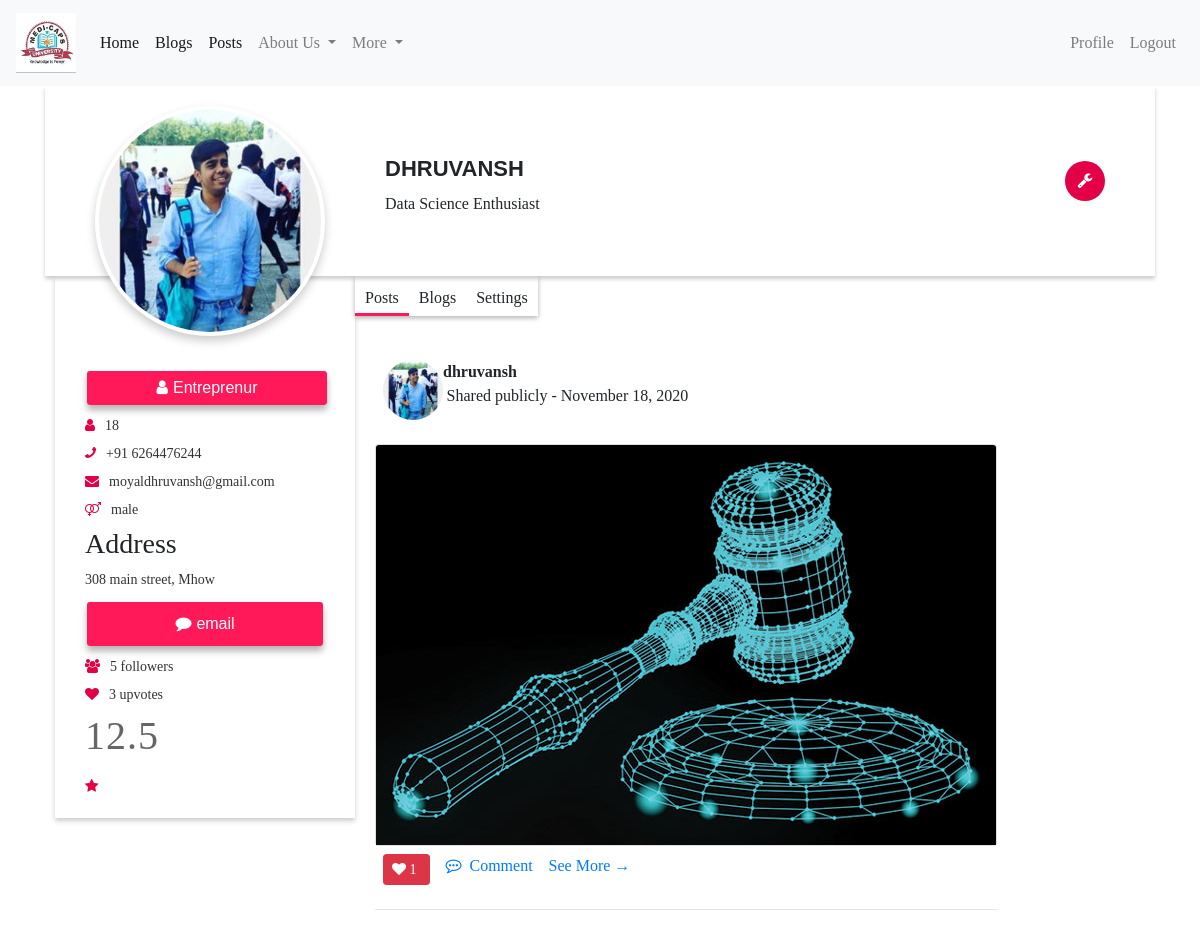
/profile/ (signed in), run on the app's committed database.
### user/models.py (models this page shows, shortened)
class Profile(models.Model):
	user = models.OneToOneField(User, on_delete=models.CASCADE)
	image = models.ImageField(default='default.png', upload_to='profile_pic')
	age = models.IntegerField(default = 18, validators = [MinValueValidator(18)])
	phone_number = models.CharField(validators = [RegexValidator("^0?[5-9]{1}\d{9}$")], max_length = 15, null = True, blank = True)
	bio = models.TextField(null = True, blank = True)
	address = models.TextField(max_length=200, null=True, blank=True)
	status = models.CharField(max_length=20, default='student', choices=(('Employee', 'Employee'), ('Freelancer', 'Freelancer'), ('Entreprenur', 'Entreprenur'), ('Student', 'Student'), ('Professor', 'Professor')))
	gender = models.CharField(max_length=20, default='male', choices=(('male', 'male'), ('female', 'female'), ('other', 'other')))

### post/models.py (models this page shows, shortened)
class Post(models.Model):
	pic = models.ImageField(upload_to='post_pic')
	caption = models.TextField(null=True, blank=True)
	date_posted = models.DateTimeField(default = timezone.now)
	author = models.ForeignKey(User, on_delete = models.CASCADE)

### user/views.py (the view)
# urls.py: path('profile/', user_views.profile, name='profile'),
@login_required
def profile(request):
    blog = Blog.objects.filter(Q(author = request.user)).order_by("-date_posted")
    posts = Post.objects.filter(Q(author = request.user)).order_by("-date_posted")
    blog_upvotes = 0
    post_upvotes = 0
    for p in posts:
      p.liked = False
      ob = Post_upvote.objects.filter(post=p, upvote_by=request.user)
      if ob:
        p.liked = True
      upvotes = Post_upvote.objects.filter(post=p)
      p.upvote_count = upvotes.count()
      post_upvotes += Post_upvote.objects.filter(post=p).count()
    followers = FollowUser.objects.filter(Q(profile=request.user.profile)).count()
    following = FollowUser.objects.filter(Q(followed_by=request.user)).count()
    for b in blog:
      blog_upvotes += Blog_upvote.objects.filter(blog=b).count()
    total_upvotes = blog_upvotes+post_upvotes
    if following==0:
      rating = 1
    else:
      rating = round((followers/following)*10, 1)
    context = {
        'user' : request.user,
        'blogs' : blog,
        'posts' : posts,
        'followers' : followers,
        'following' : following,
        'rating' : rating,
        'total_upvotes' : total_upvotes
    }
    return render(request, 'user/profile.html', context)

### user/templates/user/profile.html (shortened to what this page needs)
{% extends "common/base.html" %}
{% load static %}
{% load crispy_forms_tags %}
{% block style %}
<link rel="stylesheet" type="text/css" href="{% static 'user/customcss/style.css' %}">
{% endblock style %}
{% block content %}
    <div class="container">
        <div class="profile-header">
            <div class="profile-img">
                <img src="{{ user.profile.image.url }}" width="200" alt="profile-img">
            </div>
            <div class="profile-nav-info">
                <h3 class="user-name">{{ user.username }}</h3>
                <div class="user-bio">
                    <span class="bio">{{ user.profile.bio }}</span>
                </div>
            </div>
            {% if user == request.user %}
            <div class="profile-option">
                <div class="notification">
                    <a href="{% url 'profile-update' %}"><i class="fa fa-wrench"></i></a>
                </div>
            </div>
            {% else %}
            <div class="profile-option">
                <div class="notification">
                    <a href="{% url 'follow-user' %}"><i class="fa fa-plus"></i></a>
                </div>
            </div>
            {% endif %}
        </div>
        <div class="main-bd">
            <div class="left-side">
                <div class="profile-side">
                    <div class="status-btn">
                      <button class="statusbtn">
                        <i class="fa fa-user"></i>{{ user.profile.status }}
                      </button>
                    </div>
                    <p class="mobile-no"><i class="fa fa-user"></i>{{ user.profile.age }}</p>
                    <p class="mobile-no"><i class="fa fa-phone"></i>+91 {{ user.profile.phone_number }}</p>
                    <p class="user-mail"><i class="fa fa-envelope"></i>{{ user.email }}</p>
                    <p class="user-mail"><i class="fa fa-venus-mars"></i>{{ user.profile.gender }}</p>
                    <div class="address">
                        <h3>Address</h3>
                        <p class="country">{{ user.profile.address }}</p>
                    </div>
                    <div class="profile-btn">
                        <button class="chatbtn">
                            <a href="mailto:{{ user.email }}" style="color: #fff">
                              <i class="fa fa-comment"></i>email
                            </a>
                        </button>
                    </div>
                    <p class="user-mail"><i class="fa fa-users"></i>{{ followers }} followers</p>
                    <p class="user-mail"><i class="fa fa-heart"></i>{{ total_upvotes }} upvotes</p>
                    <div class="user-rating">
                        <h3 class="rating">{{ rating }}</h3>
                        <div class="rate">
                            <i class="fa fa-star"></i>
                        </div>
                    </div>
                </div>
            </div>
            <div class="right-side">
                <div class="nav">
                    <ul>
                        <li onclick="tabs(0)" class="user-post active">Posts</li>
                        <li onclick="tabs(1)" class="user-blog">Blogs</li>
                        <li onclick="tabs(2)" class="user-setting">Settings</li>
                    </ul>
                </div>
                <div class="profile-body">
                    <div class="profile-posts tab">
                        {% for post in posts %}
                          <div class="box">
                            <div class="d-flex flex-column comment-section">
                              <div class="bg-white p-2">
                                <div class="d-flex flex-row user-info">
                                  <img
                                    class="rounded-circle"
                                    src="{{ post.author.profile.image.url }}"
                                    width="60"
                                    height="60"
                                  />
                                  <div class="d-flex flex-column">
                                    <span class="d-block font-weight-bold name"
                                      style="margin-right: 175px">
                                      {{ post.author }}</span>
                                      <span class="date text-black-50"
                                      >Shared publicly - {{ post.date_posted|date:"F d, Y" }}</span
                                    >
                                  </div>
                                </div>
                              </div>
                              <div class="card" style=" width: 45.3.3.5rem">
                                <img
                                  src="{{ post.pic.url }}"
                                  class="card-img-top"
                                  alt="Post Unavailable"
                                />
                              </div>
                              <div class="bg-white">
                                <div class="d-flex flex-row fs-12">
                                  <div class="like p-2 cursor">
                                    {% if post.liked %}
                                      <a class="btn btn-danger btn-sm" href="{% url 'post-devote' post.id %}">
                                        <i class="fa fa-heart"></i> {{ post.upvote_count }}
                                      </a>
                                    {% else %}
                                      <a class="btn btn-outline-danger btn-sm" href="{% url 'post-upvote' post.id %}">
                                        <i class="fa fa-heart"></i> {{ post.upvote_count }} <span class="ml-1"></span>
                                      </a>
                                    {% endif %}
                                  </div>
                                  <div class="like p-2 cursor">
                                    <a href="{% url 'post-detail' post.id %}" class="">
                                      <i class="fa fa-commenting-o"></i>
                                      <span class="ml-1">Comment</span>
                                    </a>
                                  </div>
                                  <div class="like p-2 cursor">
                                    <a href="{% url 'post-detail' post.id %}" class="">See More &rarr;</a>
                                  </div>
                                </div>
                              </div>
                            </div>
                            <hr />
                          </div>
                          {% endfor %}
                    </div>
                </div>
            </div>
        </div>
      </div>
{% endblock content %}

### user/static/user/customcss/style.css (style rules this page uses)
:root { --color: #e40046; }
* { padding:0; margin:0; box-sizing: border-box; }
body { font-family: 'Playfair Display', serif!important; }
.profile-header { background: #fff; width: 100%; display: flex; height: 190px; position: relative; box-shadow: 0px 3px 4px rgba(0,0,0,0.2); }
.profile-img { float: left; width: 340px; height:200px; }
.profile-img img { border-radius:50%; height: 230px; width: 230px; border:4px solid #fff; box-shadow: 0px 5px 10px rgba(0,0,0,0.2); position:absolute; left:50px; top:20px; z-index:5; background:#fff; }
.profile-nav-info { float:left; flex-direction:column; justify-content:center; padding-top: 60px; }
.profile-nav-info h3 { font-variant: small-caps; font-size: 2rem; font-family: sans-serif; font-weight: bold; }
.profile-option { width: 40px; height:40px; background:var(--color); position:absolute; right:50px; top:50%; transform:translateY(-50%); border-radius: 50%; display:flex; justify-content: center; align-items: center; cursor:pointer; transition: all .5s ease-in-out; outline: none; }
.profile-option .notification i { color: #fff; font-size: 1.2 rem; transition: all .5s ease-in-out; }
.main-bd { display:flex; padding-right: 15px; }
.profile-side { width: 300px; background:#fff; box-shadow: 0px 3px 5px rgba(0,0,0,.2); padding:90px 30px 20px; font-family: 'Bree Serif',serif; margin-left: 10px; z-index:99; }
.profile-side p { margin-bottom: 7px; color:#333; font-size:14px; }
.profile-side p i { color:var(--color); margin-right: 10px }
.mobile-no i { transform: rotateY(180deg); }
.profile-btn { display:flex; }
button.chatbtn, button.createbtn { border:0; padding: 10px; width: 100%; border-radius:3px; background:rgba(288,0,70,0.9); font-family: "Bree Serif", sans-serif; font-size: 1rem; margin: 5px 2px; cursor:pointer; outline:none; margin-bottom: 10px; transition: background .3s ease-in-out; box-shadow: 0px 5px 7px 0px rgba(0,0,0,.3); color:#fff; }
button.chatbtn i, button.createbtn i { margin-right: 5px; }
button.statusbtn, button.createbtn { border:0; padding: 5px; width: 100%; border-radius:3px; background:rgba(288,0,70,0.9); font-family: "Bree Serif", sans-serif; font-size: 1rem; margin: 5px 2px; cursor:pointer; outline:none; margin-bottom: 10px; transition: background .3s ease-in-out; box-shadow: 0px 5px 7px 0px rgba(0,0,0,.3); color:#fff; }
button.statusbtn i, button.createbtn i { margin-right: 5px; }
.user-rating h3 { font-size: 2.5rem; font-weight: 200; margin-right: 5px; letter-spacing: 1px; color:#666; }
.rate { padding-top: 6px; }
.rate i { font-size: .9rem; color: var(--color); }
.nav { width: 100%; z-index:-1; }
.nav ul { display: flex; justify-content: center; list-style-type: none; height: 40px; background: #fff; box-shadow: 0px 2px 5px rgba(0,0,0,.3); }
.nav ul li { padding:10px; width:100%; cursor: pointer; text-align: center; transition: all .2s ease-in-out; }
.nav ul li.active, .nav ul li:hover { box-shadow: 0px -3px 0px rgba(288,0,70,.9) inset; }
.profile-body { width:100%; z-index: -1; }
.tab { padding: 20px; width: 100%; text-align: center; display: none; }

### data on the page
Post: author.profile.image (picture), author "dhruvansh", date_posted "November 18, 2020", pic (picture), upvote_count "1"

### other printed values
{{ user.username }} "dhruvansh"
{{ user.profile.bio }} "Data Science Enthusiast"
{{ user.profile.status }} "Entreprenur"
{{ user.profile.age }} "18"
{{ user.profile.phone_number }} "6264476244"
{{ user.email }} "moyaldhruvansh@gmail.com"
{{ user.profile.gender }} "male"
{{ user.profile.address }} "308 main street, Mhow"
{{ followers }} "5"
{{ total_upvotes }} "3"
{{ rating }} "12.5"
